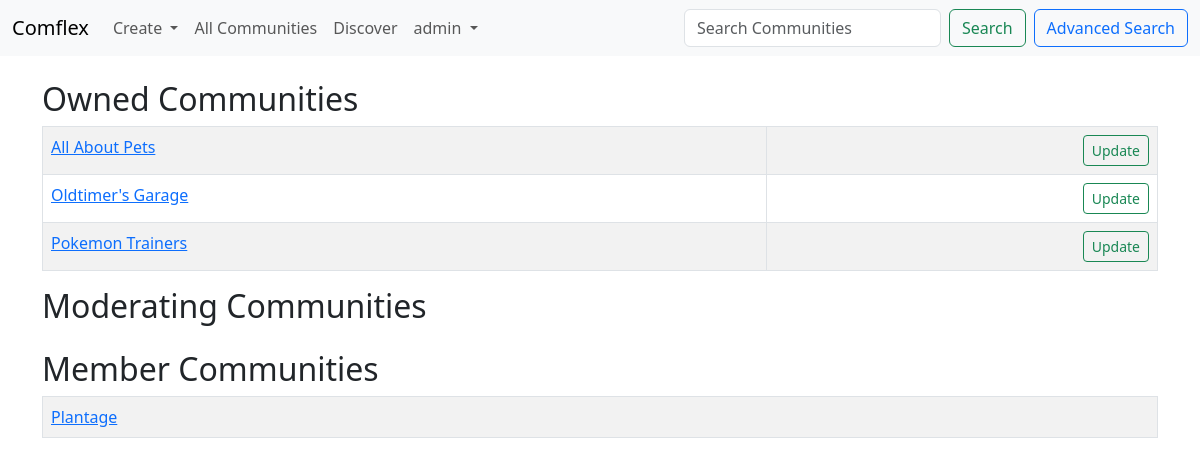
Before: /my_communities (signed in) with the older database file.
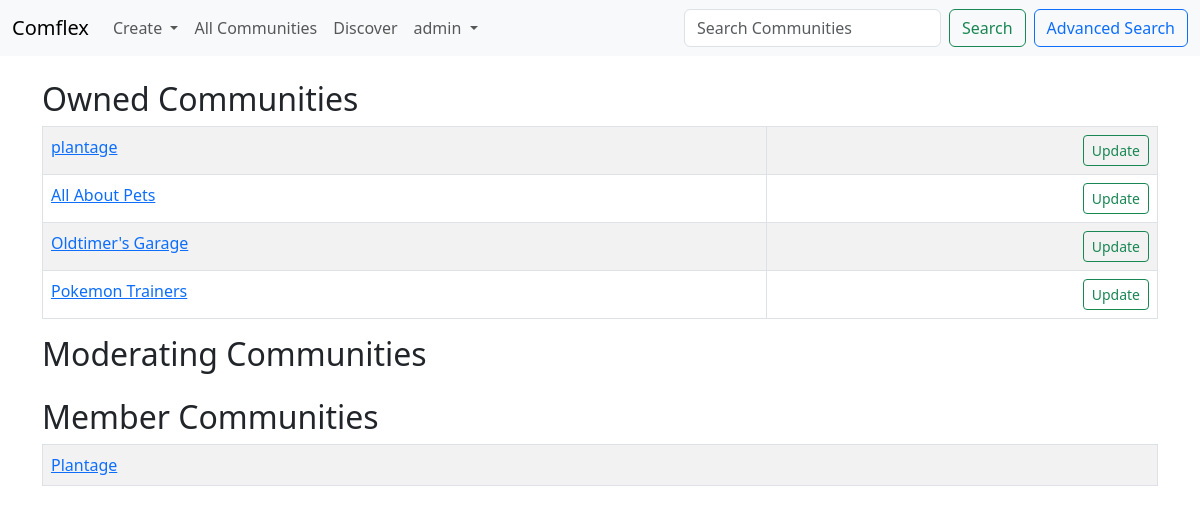
After: the same page with the newer database file.
### post_app/models.py (models this page shows)
class Community(models.Model):
    name = models.CharField('Community Name', max_length=120, unique=True)
    is_public = models.BooleanField(default=True, help_text="Check if the community is public!")
    creation_date = models.DateTimeField(auto_now_add=True)
    description = models.TextField(blank=True)
    owner_id = models.IntegerField('Community Owner', blank=False, default=1)
    owner_username = models.ForeignKey(User, blank=False, null=True, on_delete=models.SET_NULL)
    members = models.ManyToManyField(User, related_name='communities', blank=True)
    moderators = models.ManyToManyField(User, related_name='moderated_communities', blank=True)  # New field for moderators
    def __str__(self):
        return self.name

### post_app/views.py (the view)
# urls.py: path('my_communities', views.my_communities, name="my-communities"),
def my_communities(request):
    community_list = Community.objects.filter(members=request.user).order_by('-creation_date')
    owned_communities = community_list.filter(owner_id=request.user.id)
    moderated_communities = community_list.filter(moderators=request.user)
    joined_communities = community_list.exclude(owner_id=request.user.id).exclude(moderators=request.user)
    return render(request, 'posts/my_communities.html', {
        'owned_communities': owned_communities,
        'moderated_communities': moderated_communities,
        'joined_communities': joined_communities,
    })

### post_app/templates/posts/my_communities.html (shortened to what this page needs)
{% extends 'posts/base.html' %}
{% block content %}
    <h2>Owned Communities</h2>
    <table class="table table-striped table-hover table-bordered">
        {% for community in owned_communities %}
            <tr>
                <td>
                    <a href="{% url 'show-community' community.id %}">{{ community }}</a>
                </td>
                {% if user.is_authenticated %}
                    <td align="right">
                        <a href="{% url 'modify-community' community.id %}" class="btn btn-outline-success btn-sm">Update</a>
                    </td>
                {% endif %}
            </tr>
        {% endfor %}
    </table>
    <h2>Moderating Communities</h2>
    <h2>Member Communities</h2>
    <table class="table table-striped table-hover table-bordered">
        {% for community in joined_communities %}
            <tr>
                <td>
                    <a href="{% url 'show-community' community.id %}">{{ community }}</a>
                </td>
            </tr>
        {% endfor %}
    </table>
{% endblock %}

Changed rows visible on the page:
added Community: name "plantage", shown under "Owned Communities"
